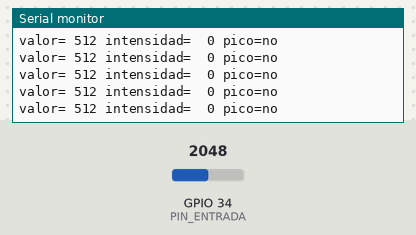
Bench run of a sketch on a simulated ESP32. On the bench: the last lines printed to the serial monitor. The test bench sets the inputs (shaded band); at power-on: GPIO 34 (PIN_ENTRADA) = 2048 (analog values on the 0–4095 scale). WiFi joins after 1.5 s; servers stay silent unless stated; no MQTT or app messages arrive unless stated.

Above: at 3.1 s.
3.2 s: GPIO 34 (PIN_ENTRADA) set to 2866
At 3.27 s:
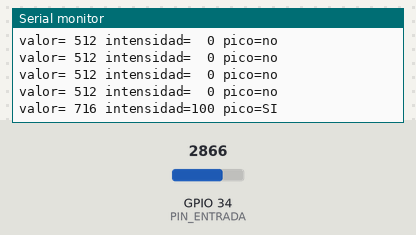
4.8 s: GPIO 34 (PIN_ENTRADA) set to 4095
At 4.87 s:
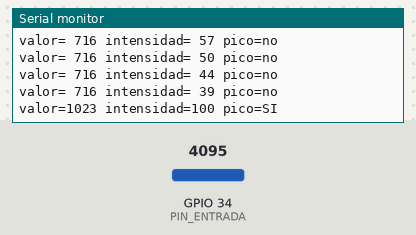
6.4 s: GPIO 34 (PIN_ENTRADA) set to 5
At 6.48 s:
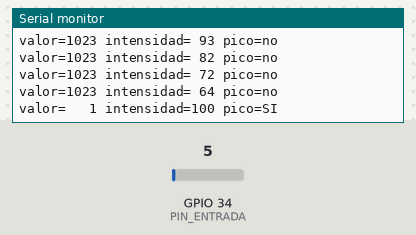
8.0 s: GPIO 34 (PIN_ENTRADA) set to 85
At 8.08 s:
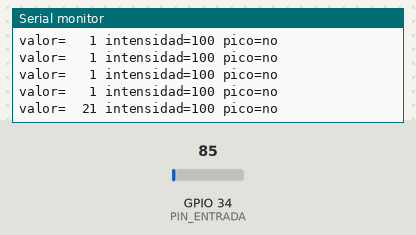
9.8 s: GPIO 34 (PIN_ENTRADA) set to 0
At 9.89 s:
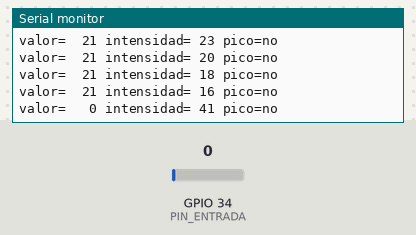
Timing chart, 0 to 12.4 s (numbered marks = the images above; inputs shaded):
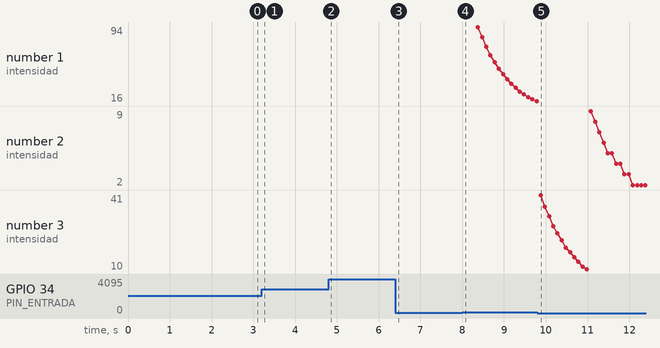

The sketch:

instrumento_esp32.ino
```cpp
/*
 * instrumento_esp32.ino
 * -----------------------------------------------------------------
 * Instrumento biométrico de baja resolución — proyecto "Desnaturalización IA"
 *
 * Esta versión se conecta DIRECTAMENTE al broker MQTT por WiFi.
 * Ya NO hace falta el puente Node (bridge/) ni el puerto serie: el
 * ESP32 aplica la misma regla intensidad/pico que antes vivía en
 * bridge/reglas.js y publica el mismo mensaje que consume la web.
 *
 *   ARDUINO/bridge  (viejo):  ESP32 --serial--> bridge.js --MQTT--> broker --> web
 *   ESTE SKETCH     (nuevo):  ESP32 --------------- MQTT ---------> broker --> web
 *
 * Topic que publica:
 *   proyecto/2026/desnaturalizacion-ia/instrumento/<CLIENT_ID>/estado
 *
 * Payload (idéntico al de simulate.js / bridge.js):
 *   {"clientId":"instrumento-esp32-01","intensidad":42.3,"pico":false,"timestamp":123456}
 *
 * La web (web/index.html) NO necesita cambios: su topic por defecto
 * termina en ".../instrumento/+/estado" y el "+" ya matchea el CLIENT_ID.
 *
 * -----------------------------------------------------------------
 * REQUISITOS
 *   Placa:      ESP32 (paquete "esp32" de Espressif en el Boards Manager)
 *   Librería:   PubSubClient (Nick O'Leary)  — Library Manager
 *
 * CONFIGURACIÓN
 *   Copia  secrets_example.h  ->  secrets.h  y completa tus datos.
 *   secrets.h está en .gitignore: las credenciales no se suben al repo
 *   (mismo criterio que bridge/config.js y el Anexo MQTT del curso).
 *
 * CONEXIÓN DEL SENSOR (potenciómetro en modo Wizard of Oz, o sensor de pulso)
 *   Señal -> GPIO34   (ADC1, solo entrada; NO usar pines ADC2: chocan con el WiFi)
 *   VCC   -> 3V3
 *   GND   -> GND
 */

#include <WiFi.h>
#include <WiFiClientSecure.h>
#include <PubSubClient.h>
#include "secrets.h"

/* ----------------------------------------------------------------- */
/* Entrada analógica                                                  */
/* ----------------------------------------------------------------- */

const int PIN_ENTRADA = 34;            // ADC1_CH6 — seguro con WiFi activo
const unsigned long INTERVALO_MS = 100; // ~10 Hz, igual que bridge.js/simulate.js

unsigned long ultimaLectura = 0;

/* ----------------------------------------------------------------- */
/* Regla intensidad/pico — port C++ de bridge/reglas.js               */
/*                                                                    */
/* intensidad (0-100): magnitud de la variación respecto de una       */
/*                     línea base individual que se adapta lento.      */
/* pico (bool):        salto brusco ENTRE LECTURAS CONSECUTIVAS        */
/*                     (se dispara en el instante del pico, no queda   */
/*                     sostenido mientras la línea base se pone al día).*/
/* ----------------------------------------------------------------- */

const float ALPHA_BASELINE       = 0.12f; // qué tan rápido se adapta la línea base
const float ESCALA               = 1.3f;  // distancia a la línea base -> 0-100
const float PICO_UMBRAL_INSTANTE  = 45.0f; // salto mínimo entre lecturas para "pico"

float baseline = NAN;
float anterior = NAN;

struct Lectura {
  float intensidad;
  bool  pico;
};

Lectura detectar(float valorCrudo) {
  if (isnan(baseline)) {
    baseline = valorCrudo;
    anterior = valorCrudo;
  }

  float deltaBaseline = valorCrudo - baseline;
  float deltaInstante = valorCrudo - anterior;
  float magnitud      = fabs(deltaBaseline);

  // la línea base se adapta lentamente hacia el valor actual
  baseline += ALPHA_BASELINE * deltaBaseline;
  anterior  = valorCrudo;

  Lectura r;
  r.intensidad = constrain(magnitud * ESCALA, 0.0f, 100.0f);
  r.pico       = fabs(deltaInstante) > PICO_UMBRAL_INSTANTE;
  return r;
}

/* ----------------------------------------------------------------- */
/* WiFi + MQTT                                                        */
/* ----------------------------------------------------------------- */

#if MQTT_PORT == 8883
  WiFiClientSecure net;   // MQTT sobre TLS (EMQX Serverless, HiveMQ Cloud, etc.)
#else
  WiFiClient net;         // MQTT plano (broker local sin TLS)
#endif
PubSubClient mqtt(net);

char topicEstado[128];

void conectarWiFi() {
  Serial.printf("[wifi] conectando a %s", WIFI_SSID);
  WiFi.mode(WIFI_STA);
  WiFi.begin(WIFI_SSID, WIFI_PASSWORD);
  while (WiFi.status() != WL_CONNECTED) {
    delay(400);
    Serial.print(".");
  }
  Serial.printf("\n[wifi] conectado. IP: %s\n", WiFi.localIP().toString().c_str());
}

void conectarMQTT() {
  while (!mqtt.connected()) {
    Serial.printf("[mqtt] conectando a %s:%d …\n", MQTT_HOST, MQTT_PORT);
    bool ok = mqtt.connect(CLIENT_ID, MQTT_USER, MQTT_PASS);
    if (ok) {
      Serial.printf("[mqtt] conectado. Publicando en: %s\n", topicEstado);
    } else {
      Serial.printf("[mqtt] falló (rc=%d). Reintento en 4 s…\n", mqtt.state());
      delay(4000);
    }
  }
}

/* ----------------------------------------------------------------- */

void setup() {
  Serial.begin(115200);
  delay(300);

  analogReadResolution(10);                 // 0-1023, igual que el analogRead de un Uno
  analogSetPinAttenuation(PIN_ENTRADA, ADC_11db); // rango de entrada ~0-3.3 V

  snprintf(topicEstado, sizeof(topicEstado),
           "proyecto/2026/desnaturalizacion-ia/instrumento/%s/estado", CLIENT_ID);

  conectarWiFi();

#if MQTT_PORT == 8883
  #if defined(MQTT_VALIDATE_CERT) && MQTT_VALIDATE_CERT
    net.setCACert(MQTT_CA_CERT);
  #else
    net.setInsecure(); // prototipo: no valida el certificado del broker
  #endif
#endif

  mqtt.setServer(MQTT_HOST, MQTT_PORT);
  mqtt.setKeepAlive(30);
  conectarMQTT();
}

void loop() {
  if (WiFi.status() != WL_CONNECTED) conectarWiFi();
  if (!mqtt.connected()) conectarMQTT();
  mqtt.loop();

  unsigned long ahora = millis();
  if (ahora - ultimaLectura < INTERVALO_MS) return;
  ultimaLectura = ahora;

  int valorCrudo = analogRead(PIN_ENTRADA); // 0-1023
  Lectura l = detectar((float) valorCrudo);

  char payload[192];
  snprintf(payload, sizeof(payload),
           "{\"clientId\":\"%s\",\"intensidad\":%.1f,\"pico\":%s,\"timestamp\":%lu}",
           CLIENT_ID, l.intensidad, l.pico ? "true" : "false", (unsigned long) millis());

  mqtt.publish(topicEstado, payload);

  Serial.printf("valor=%4d intensidad=%3.0f pico=%s\n",
                valorCrudo, l.intensidad, l.pico ? "SI" : "no");
}
```

secrets_example.h
```cpp
/*
 * secrets_example.h
 * -----------------------------------------------------------------
 * PLANTILLA. Copia este archivo como  secrets.h  (en la misma carpeta)
 * y completa tus valores. secrets.h está en .gitignore y NO se sube al
 * repositorio — las credenciales se mantienen fuera del código, igual
 * que en bridge/config.js y el Anexo MQTT del curso.
 *
 *   cp secrets_example.h secrets.h     (macOS/Linux)
 *   copy secrets_example.h secrets.h   (Windows)
 */
#pragma once

/* ---- WiFi ---- */
#define WIFI_SSID     "tu-red-wifi"
#define WIFI_PASSWORD "tu-clave-wifi"

/* ---- Broker MQTT ----
 * EMQX Cloud Serverless (Anexo MQTT del curso) u otro broker.
 *   MQTT_PORT 8883  -> MQTT sobre TLS   (broker en la nube)
 *   MQTT_PORT 1883  -> MQTT sin cifrar  (Mosquitto local en tu red)
 * El host va SIN "mqtts://" ni "/mqtt": solo el dominio.
 */
#define MQTT_HOST "xxxxxxxx.ala.us-east-1.emqxsl.com"
#define MQTT_PORT 8883
#define MQTT_USER "usuario-mqtt"
#define MQTT_PASS "clave-mqtt"

/* Identificador de este instrumento. Aparece en el topic
 * (.../instrumento/<CLIENT_ID>/estado) y dentro del payload.
 * Usa uno distinto por cada ESP32 si hay más de uno. */
#define CLIENT_ID "instrumento-esp32-01"

/* ---- Validación del certificado TLS (solo si MQTT_PORT == 8883) ----
 * Por defecto (sin definir MQTT_VALIDATE_CERT) el sketch usa
 * net.setInsecure(): se conecta por TLS pero NO valida la identidad del
 * broker. Es lo habitual para un prototipo de baja resolución.
 *
 * Para validar de verdad: pon MQTT_VALIDATE_CERT en 1 y pega abajo el
 * certificado raíz de la CA de tu broker en formato PEM. EMQX Serverless
 * usa "ISRG Root X1" (Let's Encrypt); lo descargas desde
 * https://letsencrypt.org/certs/isrgrootx1.pem
 */
#define MQTT_VALIDATE_CERT 0

#if defined(MQTT_VALIDATE_CERT) && MQTT_VALIDATE_CERT
static const char MQTT_CA_CERT[] PROGMEM = R"EOF(
-----BEGIN CERTIFICATE-----
...pega aquí el PEM de la CA raíz de tu broker...
-----END CERTIFICATE-----
)EOF";
#endif
```

Measured:
- after the input at 3.2 s, the serial monitor: prints a new line after 0.06 s (image 1)
- after the input at 4.8 s, the serial monitor: prints a new line after 0.07 s (image 2)
- after the input at 6.4 s, the serial monitor: prints a new line after 0.07 s (image 3)
- after the input at 8.0 s, the serial monitor: prints a new line after 0.08 s (image 4)
- after the input at 9.8 s, the serial monitor: prints a new line after 0.08 s (image 5)
